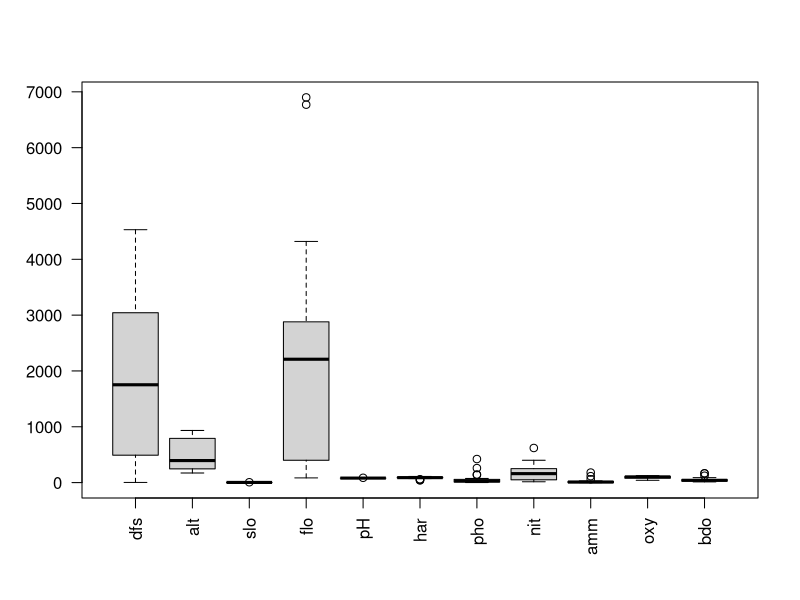
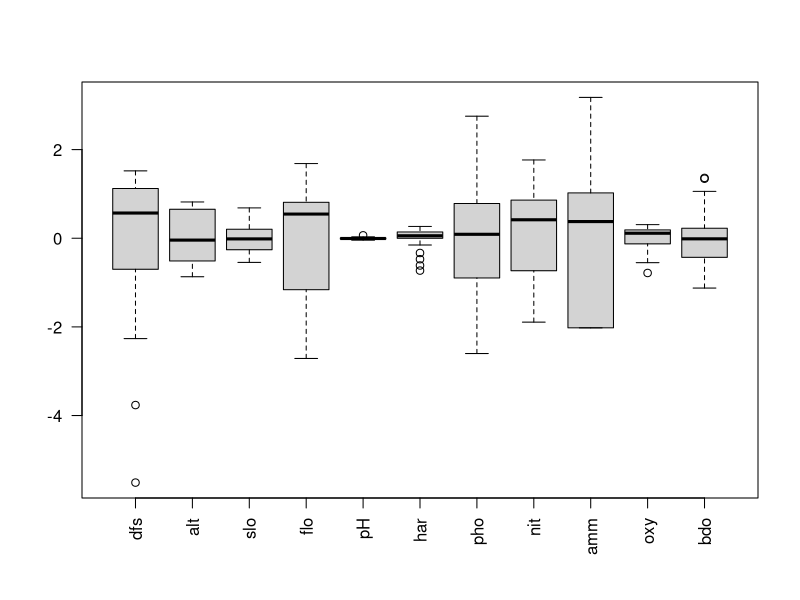
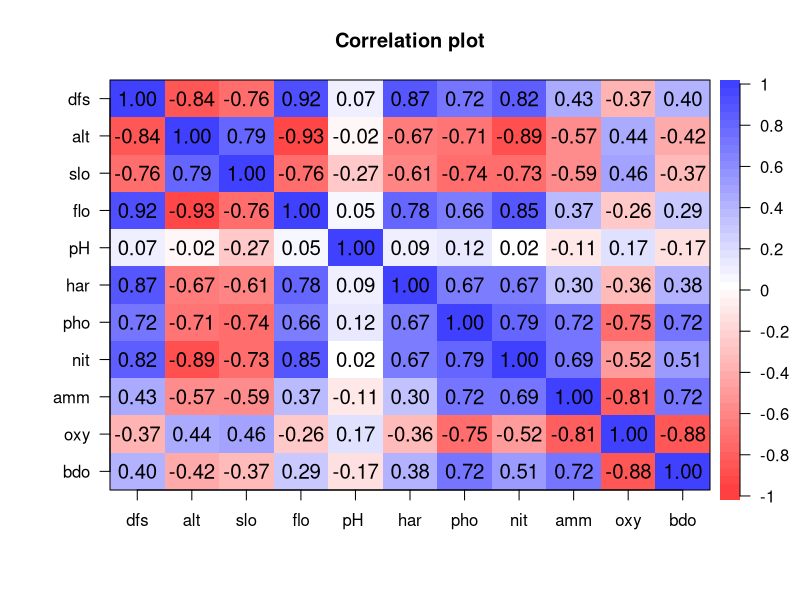
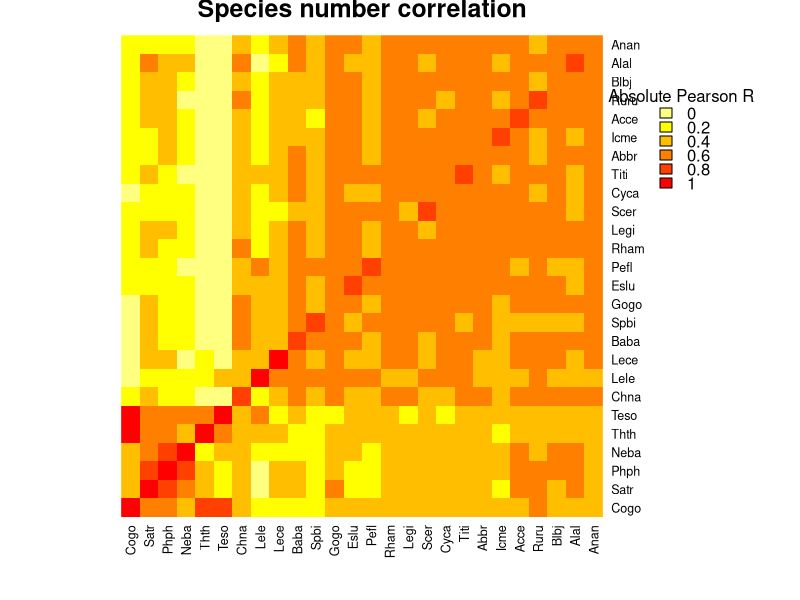
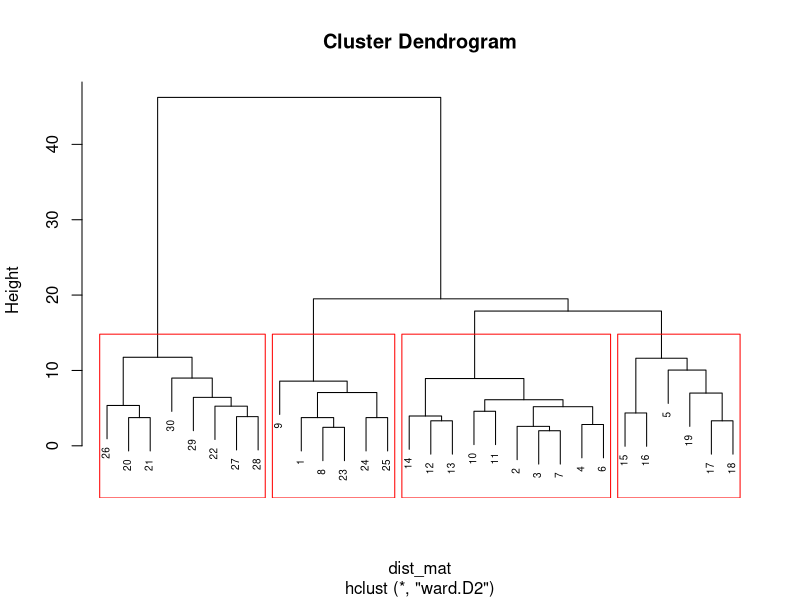
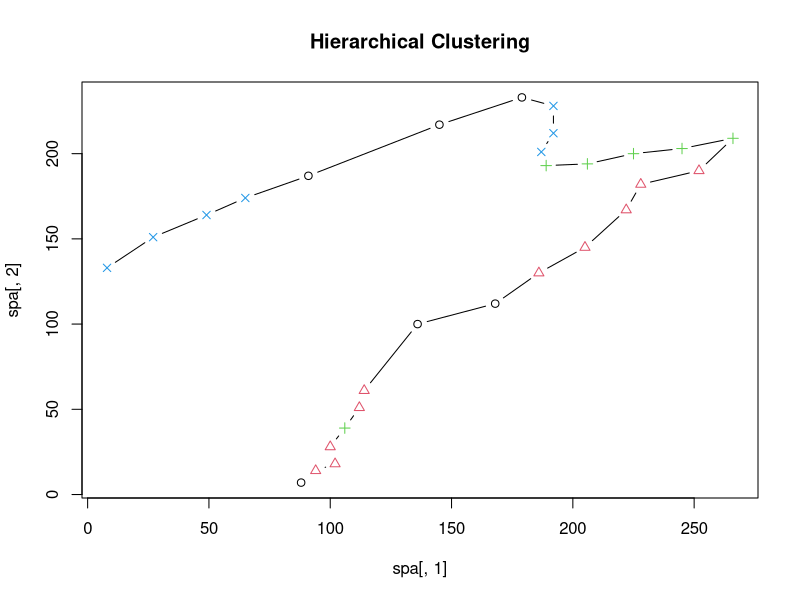

Recreate these plots in R, in order.
## ---- chunk 1
library('ade4')
library('vegan')
library('ggplot2')
library('tidyr')
library('psych')
## ---- chunk 2
data(doubs)
spe <- doubs$fish
spa <- doubs$xy
env <- doubs$env
## ---- chunk 3
describe(env)
colSums(spe)
## ---- chunk 4
# Remove the empty sample number 8
spe <- spe[,-8]
spa <- spa[-8,]
## ---- chunk 5
boxplot(env, las=2)
## ---- chunk 6
env <- scale(log(env+1), scale = FALSE)
boxplot(env, las=2)
## ---- chunk 7
cor.plot(cor(env))
## ---- chunk 8
heatmap(abs(cor(spe)), 
        # Compute pearson correlation (note they are absolute values)
        col = rev(heat.colors(6)), 
        main = 'Species number correlation',
        Colv = NA, Rowv = NA)
legend("topright", 
       title = "Absolute Pearson R",
       legend =  round(seq(0,1, length.out = 6),1),
       y.intersp = 0.7, bty = "n",
       fill = rev(heat.colors(6)))
## ---- chunk 9
# Hierarchical cluster analysis
dist_mat <- dist(spe, method = "euclidean")
hc_res <- hclust(dist_mat, method = "ward.D2")
## ---- chunk 10
# Draw the dendrogram with 4 groups
plot(hc_res, cex = 0.6)
rect.hclust(hc_res, k = 4, border = "red")
## ---- chunk 11
hc_clusters <- cutree(hc_res, k = 4)
## ---- chunk 12
# Draw the spatial distribution of the samples based on hierarchical clustering
plot(spa[,1], spa[,2], type = "b", pch = hc_clusters, col = hc_clusters, main = "Hierarchical Clustering")

## ---- chunk 13
model <- capscale(spe ~ dfs + alt + flo + bdo,
                              distance = "bray", data = data.frame(env), add = TRUE)

eigenvals(model)/sum(eigenvals(model))

# ordiggplot(model, scaling = 1)
#ordiggplot(model, scaling = 2) + aes(colour = env$amm)

anova(model, by = "mar")
